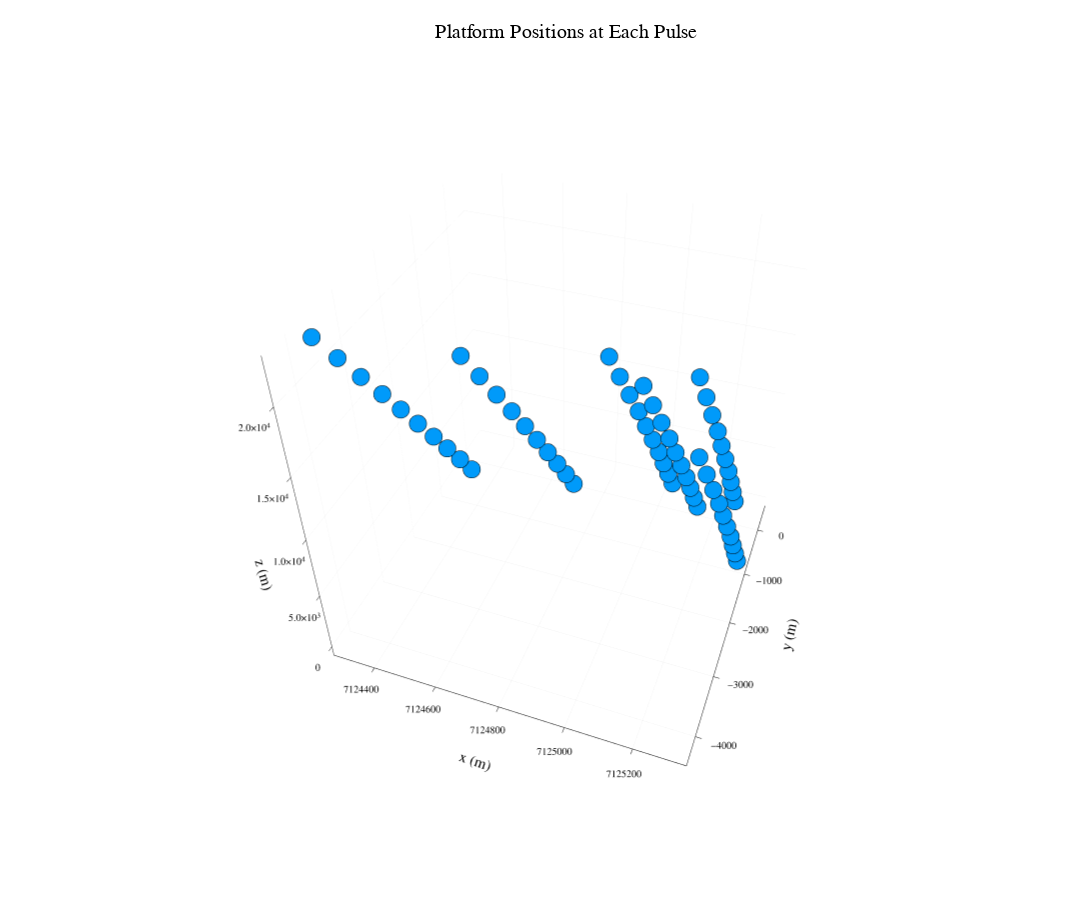
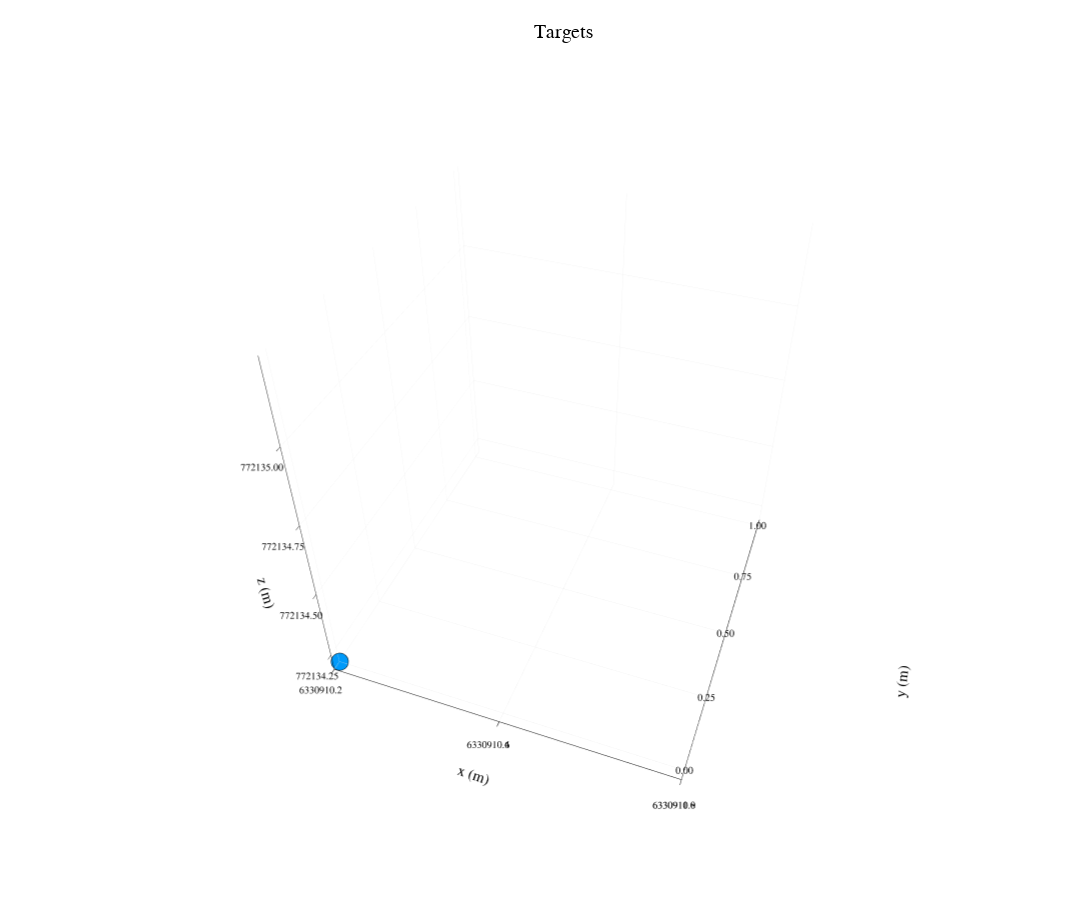
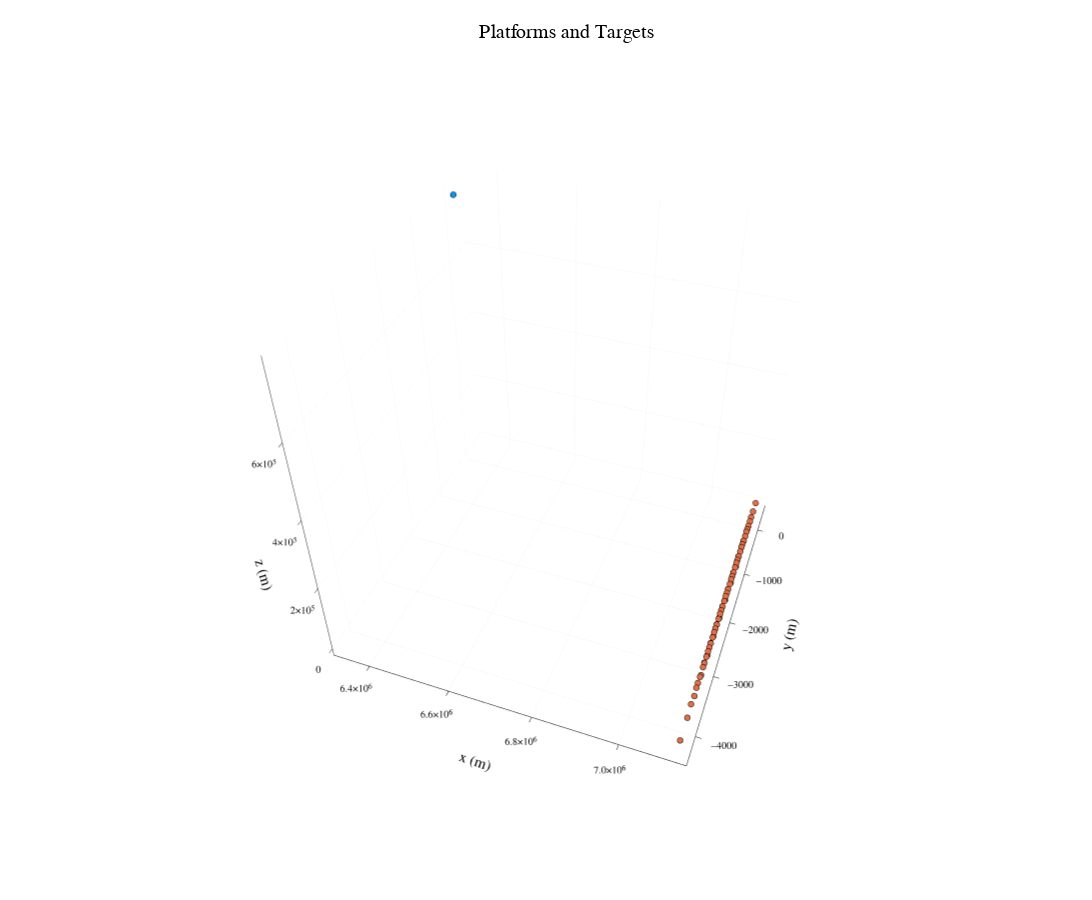

Here is the notebook cell these charts were saved with, in order:
### Markdown cell above
## PLOTS

### Code cell
if display_geometry || display_RSF_rawdata || display_tomograms!=0
    include("../modules/plotting.jl")
    if display_RSF_rawdata;Plotting.plot_RSF_rawdata(enable_fast_time,mode,ft,t_rx,MF,Srx,Np,Nst,rawdata);end
    if display_geometry;Plotting.plot_geometry(orbit_time,orbit_pos,p_xyz,t_xyz_grid,s_geo_grid,s_xyz_grid);end
    if display_tomograms!=0;Plotting.plot_tomogram(display_tomograms,image_3D,s_θ,s_ϕ,s_h,s_geo_grid,s_xyz_grid);end
end

### Figure 1 — Plotly figure (JSON) as saved in the notebook; plotly's stock layout.template omitted (floating-point values rounded to 4 significant figures)
{"data": [{"colorbar": {"title": ""}, "legendgroup": "y1", "marker": {"color": "rgba(0, 154, 250, 1.000)", "line": {"color": "rgba(0, 0, 0, 1.000)", "width": 1}, "size": 6, "symbol": "circle"}, "mode": "markers", "name": "y1", "scene": "scene", "showlegend": true, "type": "scatter3d", "x": [7125000.0, 7125000.0, 7125000.0, 7125000.0, 7124000.0, 7125000.0, 7125000.0, 7125000.0, 7125000.0, 7125000.0, 7124000.0, 7125000.0, 7125000.0, 7125000.0, 7125000.0, 7125000.0, 7124000.0, 7125000.0, 7125000.0, 7125000.0, 7125000.0, 7125000.0, 7124000.0, 7125000.0, 7125000.0, 7125000.0, 7125000.0, 7125000.0, 7124000.0, 7125000.0, 7125000.0, 7125000.0, 7125000.0, 7125000.0, 7124000.0, 7125000.0, 7125000.0, 7125000.0, 7125000.0, 7125000.0, 7124000.0, 7125000.0, 7125000.0, 7125000.0, 7125000.0, 7125000.0, 7124000.0, 7125000.0, 7125000.0, 7125000.0, 7125000.0, 7125000.0, 7124000.0, 7125000.0, 7125000.0, 7125000.0, 7125000.0, 7125000.0, 7124000.0, 7125000.0], "xaxis": "x", "y": [0, 450.6, 238.6, -186.2, -460.0, -1030.0, -364.2, 86.4, -125.6, -550.5, -824.2, -1394.0, -728.4, -277.8, -489.8, -914.7, -1188.0, -1758.0, -1093.0, -642.0, -854.0, -1279.0, -1553.0, -2122.0, -1457.0, -1006.0, -1218.0, -1643.0, -1917.0, -2486.0, -1821.0, -1370.0, -1582.0, -2007.0, -2281.0, -2851.0, -2185.0, -1735.0, -1947.0, -2372.0, -2645.0, -3215.0, -2549.0, -2099.0, -2311.0, -2736.0, -3010.0, -3579.0, -2914.0, -2463.0, -2675.0, -3100.0, -3374.0, -3943.0, -3278.0, -2827.0, -3039.0, -3464.0, -3738.0, -4307.0], "yaxis": "y", "z": [0, -219.3, 398.4, 108.5, 245.2, 406.4, 2466.0, 2247.0, 2865.0, 2575.0, 2712.0, 2873.0, 4933.0, 4714.0, 5331.0, 5042.0, 5179.0, 5339.0, 7399.0, 7180.0, 7798.0, 7508.0, 7645.0, 7805.0, 9866.0, 9647.0, 10260.0, 9975.0, 10110.0, 10270.0, 12330.0, 12110.0, 12730.0, 12440.0, 12580.0, 12740.0, 14800.0, 14580.0, 15200.0, 14910.0, 15050.0, 15200.0, 17260.0, 17050.0, 17660.0, 17370.0, 17510.0, 17670.0, 19730.0, 19510.0, 20130.0, 19840.0, 19980.0, 20140.0, 22200.0, 21980.0, 22600.0, 22310.0, 22450.0, 22600.0], "zaxis": "z", "zmax": null, "zmin": null}], "layout": {"annotations": [{"font": {"color": "rgba(0, 0, 0, 1.000)", "family": "sans-serif", "size": 20}, "rotation": 0, "showarrow": false, "text": "Platform Positions at Each Pulse", "x": 0.5187, "xanchor": "center", "xref": "paper", "y": 1, "yanchor": "top", "yref": "paper"}], "height": 900, "margin": {"b": 20, "l": 0, "r": 0, "t": 20}, "paper_bgcolor": "rgba(255, 255, 255, 1.000)", "plot_bgcolor": "rgba(255, 255, 255, 1.000)", "scene": {"camera": {"eye": {"x": 0.6812, "y": -1.872, "z": 1.671}}, "domain": {"x": [0.03979, 0.9975], "y": [0.0337, 0.974]}, "xaxis": {"gridcolor": "rgba(0, 0, 0, 0.100)", "gridwidth": 0.5, "linecolor": "rgba(0, 0, 0, 1.000)", "mirror": false, "range": [7124000.0, 7125000.0], "showgrid": true, "showline": true, "showticklabels": true, "tickangle": 0, "tickcolor": "rgb(0, 0, 0)", "tickfont": {"color": "rgba(0, 0, 0, 1.000)", "family": "sans-serif", "size": 11}, "tickmode": "array", "ticks": "inside", "ticktext": ["7124400", "7124600", "7124800", "7125000", "7125200"], "tickvals": [7124400, 7124600, 7124800, 7125000, 7125200], "title": "x (m)", "titlefont": {"color": "rgba(0, 0, 0, 1.000)", "family": "sans-serif", "size": 15}, "type": "-", "visible": true, "zeroline": false, "zerolinecolor": "rgba(0, 0, 0, 1.000)"}, "yaxis": {"gridcolor": "rgba(0, 0, 0, 0.100)", "gridwidth": 0.5, "linecolor": "rgba(0, 0, 0, 1.000)", "mirror": false, "range": [-4450.0, 593.4], "showgrid": true, "showline": true, "showticklabels": true, "tickangle": 0, "tickcolor": "rgb(0, 0, 0)", "tickfont": {"color": "rgba(0, 0, 0, 1.000)", "family": "sans-serif", "size": 11}, "tickmode": "array", "ticks": "inside", "ticktext": ["−4000", "−3000", "−2000", "−1000", "0"], "tickvals": [-4000, -3000, -2000, -1000, 0], "title": "y (m)", "titlefont": {"color": "rgba(0, 0, 0, 1.000)", "family": "sans-serif", "size": 15}, "type": "-", "visible": true, "zeroline": false, "zerolinecolor": "rgba(0, 0, 0, 1.000)"}, "zaxis": {"gridcolor": "rgba(0, 0, 0, 0.100)", "gridwidth": 0.5, "linecolor": "rgba(0, 0, 0, 1.000)", "mirror": false, "range": [-904.0, 23290.0], "showgrid": true, "showline": true, "showticklabels": true, "tickangle": 0, "tickcolor": "rgb(0, 0, 0)", "tickfont": {"color": "rgba(0, 0, 0, 1.000)", "family": "sans-serif", "size": 11}, "tickmode": "array", "ticks": "inside", "ticktext": ["0", "5.0×10<sup>3</sup>", "1.0×10<sup>4</sup>", "1.5×10<sup>4</sup>", "2.0×10<sup>4</sup>"], "tickvals": [0, 5000, 10000, 15000, 20000], "title": "z (m)", "titlefont": {"color": "rgba(0, 0, 0, 1.000)", "family": "sans-serif", "size": 15}, "type": "-", "visible": true, "zeroline": false, "zerolinecolor": "rgba(0, 0, 0, 1.000)"}}, "showlegend": false, "width": 1600}}

### Figure 2 — Plotly figure (JSON) as saved in the notebook; plotly's stock layout.template omitted (floating-point values rounded to 4 significant figures)
{"data": [{"colorbar": {"title": ""}, "legendgroup": "y1", "marker": {"color": "rgba(0, 154, 250, 1.000)", "line": {"color": "rgba(0, 0, 0, 1.000)", "width": 1}, "size": 6, "symbol": "circle"}, "mode": "markers", "name": "y1", "scene": "scene", "showlegend": true, "type": "scatter3d", "x": [6331000.0], "xaxis": "x", "y": [0], "yaxis": "y", "z": [772100.0], "zaxis": "z", "zmax": null, "zmin": null}], "layout": {"annotations": [{"font": {"color": "rgba(0, 0, 0, 1.000)", "family": "sans-serif", "size": 20}, "rotation": 0, "showarrow": false, "text": "Targets", "x": 0.5159, "xanchor": "center", "xref": "paper", "y": 1, "yanchor": "top", "yref": "paper"}], "height": 900, "margin": {"b": 20, "l": 0, "r": 0, "t": 20}, "paper_bgcolor": "rgba(255, 255, 255, 1.000)", "plot_bgcolor": "rgba(255, 255, 255, 1.000)", "scene": {"camera": {"eye": {"x": 0.6812, "y": -1.872, "z": 1.671}}, "domain": {"x": [0.03423, 0.9975], "y": [0.0337, 0.974]}, "xaxis": {"gridcolor": "rgba(0, 0, 0, 0.100)", "gridwidth": 0.5, "linecolor": "rgba(0, 0, 0, 1.000)", "mirror": false, "range": [6331000.0, 6331000.0], "showgrid": true, "showline": true, "showticklabels": true, "tickangle": 0, "tickcolor": "rgb(0, 0, 0)", "tickfont": {"color": "rgba(0, 0, 0, 1.000)", "family": "sans-serif", "size": 11}, "tickmode": "array", "ticks": "inside", "ticktext": ["6330910.2", "6330910.4", "6330910.6", "6330910.8", "6330911.0"], "tickvals": [6331000.0, 6331000.0, 6331000.0, 6331000.0, 6330911], "title": "x (m)", "titlefont": {"color": "rgba(0, 0, 0, 1.000)", "family": "sans-serif", "size": 15}, "type": "-", "visible": true, "zeroline": false, "zerolinecolor": "rgba(0, 0, 0, 1.000)"}, "yaxis": {"gridcolor": "rgba(0, 0, 0, 0.100)", "gridwidth": 0.5, "linecolor": "rgba(0, 0, 0, 1.000)", "mirror": false, "range": [-0.03, 1.03], "showgrid": true, "showline": true, "showticklabels": true, "tickangle": 0, "tickcolor": "rgb(0, 0, 0)", "tickfont": {"color": "rgba(0, 0, 0, 1.000)", "family": "sans-serif", "size": 11}, "tickmode": "array", "ticks": "inside", "ticktext": ["0.00", "0.25", "0.50", "0.75", "1.00"], "tickvals": [0, 0.25, 0.5, 0.75, 1], "title": "y (m)", "titlefont": {"color": "rgba(0, 0, 0, 1.000)", "family": "sans-serif", "size": 15}, "type": "-", "visible": true, "zeroline": false, "zerolinecolor": "rgba(0, 0, 0, 1.000)"}, "zaxis": {"gridcolor": "rgba(0, 0, 0, 0.100)", "gridwidth": 0.5, "linecolor": "rgba(0, 0, 0, 1.000)", "mirror": false, "range": [772100.0, 772100.0], "showgrid": true, "showline": true, "showticklabels": true, "tickangle": 0, "tickcolor": "rgb(0, 0, 0)", "tickfont": {"color": "rgba(0, 0, 0, 1.000)", "family": "sans-serif", "size": 11}, "tickmode": "array", "ticks": "inside", "ticktext": ["772134.25", "772134.50", "772134.75", "772135.00"], "tickvals": [772100.0, 772100.0, 772100.0, 772135], "title": "z (m)", "titlefont": {"color": "rgba(0, 0, 0, 1.000)", "family": "sans-serif", "size": 15}, "type": "-", "visible": true, "zeroline": false, "zerolinecolor": "rgba(0, 0, 0, 1.000)"}}, "showlegend": false, "width": 1600}}

### Figure 3 — Plotly figure (JSON) as saved in the notebook; plotly's stock layout.template omitted (floating-point values rounded to 4 significant figures)
{"data": [{"colorbar": {"title": ""}, "legendgroup": "y1", "marker": {"color": "rgba(0, 154, 250, 1.000)", "line": {"color": "rgba(0, 0, 0, 1.000)", "width": 1}, "size": 2, "symbol": "circle"}, "mode": "markers", "name": "y1", "scene": "scene", "showlegend": true, "type": "scatter3d", "x": [6331000.0], "xaxis": "x", "y": [0], "yaxis": "y", "z": [772100.0], "zaxis": "z", "zmax": null, "zmin": null}, {"colorbar": {"title": ""}, "legendgroup": "y2", "marker": {"color": "rgba(227, 111, 71, 1.000)", "line": {"color": "rgba(0, 0, 0, 1.000)", "width": 1}, "size": 2, "symbol": "circle"}, "mode": "markers", "name": "y2", "scene": "scene", "showlegend": true, "type": "scatter3d", "x": [7125000.0, 7125000.0, 7125000.0, 7125000.0, 7124000.0, 7125000.0, 7125000.0, 7125000.0, 7125000.0, 7125000.0, 7124000.0, 7125000.0, 7125000.0, 7125000.0, 7125000.0, 7125000.0, 7124000.0, 7125000.0, 7125000.0, 7125000.0, 7125000.0, 7125000.0, 7124000.0, 7125000.0, 7125000.0, 7125000.0, 7125000.0, 7125000.0, 7124000.0, 7125000.0, 7125000.0, 7125000.0, 7125000.0, 7125000.0, 7124000.0, 7125000.0, 7125000.0, 7125000.0, 7125000.0, 7125000.0, 7124000.0, 7125000.0, 7125000.0, 7125000.0, 7125000.0, 7125000.0, 7124000.0, 7125000.0, 7125000.0, 7125000.0, 7125000.0, 7125000.0, 7124000.0, 7125000.0, 7125000.0, 7125000.0, 7125000.0, 7125000.0, 7124000.0, 7125000.0], "xaxis": "x", "y": [0, 450.6, 238.6, -186.2, -460.0, -1030.0, -364.2, 86.4, -125.6, -550.5, -824.2, -1394.0, -728.4, -277.8, -489.8, -914.7, -1188.0, -1758.0, -1093.0, -642.0, -854.0, -1279.0, -1553.0, -2122.0, -1457.0, -1006.0, -1218.0, -1643.0, -1917.0, -2486.0, -1821.0, -1370.0, -1582.0, -2007.0, -2281.0, -2851.0, -2185.0, -1735.0, -1947.0, -2372.0, -2645.0, -3215.0, -2549.0, -2099.0, -2311.0, -2736.0, -3010.0, -3579.0, -2914.0, -2463.0, -2675.0, -3100.0, -3374.0, -3943.0, -3278.0, -2827.0, -3039.0, -3464.0, -3738.0, -4307.0], "yaxis": "y", "z": [0, -219.3, 398.4, 108.5, 245.2, 406.4, 2466.0, 2247.0, 2865.0, 2575.0, 2712.0, 2873.0, 4933.0, 4714.0, 5331.0, 5042.0, 5179.0, 5339.0, 7399.0, 7180.0, 7798.0, 7508.0, 7645.0, 7805.0, 9866.0, 9647.0, 10260.0, 9975.0, 10110.0, 10270.0, 12330.0, 12110.0, 12730.0, 12440.0, 12580.0, 12740.0, 14800.0, 14580.0, 15200.0, 14910.0, 15050.0, 15200.0, 17260.0, 17050.0, 17660.0, 17370.0, 17510.0, 17670.0, 19730.0, 19510.0, 20130.0, 19840.0, 19980.0, 20140.0, 22200.0, 21980.0, 22600.0, 22310.0, 22450.0, 22600.0], "zaxis": "z", "zmax": null, "zmin": null}], "layout": {"annotations": [{"font": {"color": "rgba(0, 0, 0, 1.000)", "family": "sans-serif", "size": 20}, "rotation": 0, "showarrow": false, "text": "Platforms and Targets", "x": 0.5187, "xanchor": "center", "xref": "paper", "y": 1, "yanchor": "top", "yref": "paper"}], "height": 900, "margin": {"b": 20, "l": 0, "r": 0, "t": 20}, "paper_bgcolor": "rgba(255, 255, 255, 1.000)", "plot_bgcolor": "rgba(255, 255, 255, 1.000)", "scene": {"camera": {"eye": {"x": 0.6812, "y": -1.872, "z": 1.671}}, "domain": {"x": [0.03979, 0.9975], "y": [0.0337, 0.974]}, "xaxis": {"gridcolor": "rgba(0, 0, 0, 0.100)", "gridwidth": 0.5, "linecolor": "rgba(0, 0, 0, 1.000)", "mirror": false, "range": [6307000.0, 7149000.0], "showgrid": true, "showline": true, "showticklabels": true, "tickangle": 0, "tickcolor": "rgb(0, 0, 0)", "tickfont": {"color": "rgba(0, 0, 0, 1.000)", "family": "sans-serif", "size": 11}, "tickmode": "array", "ticks": "inside", "ticktext": ["6.4×10<sup>6</sup>", "6.6×10<sup>6</sup>", "6.8×10<sup>6</sup>", "7.0×10<sup>6</sup>"], "tickvals": [6400000, 6600000, 6800000, 7000000], "title": "x (m)", "titlefont": {"color": "rgba(0, 0, 0, 1.000)", "family": "sans-serif", "size": 15}, "type": "-", "visible": true, "zeroline": false, "zerolinecolor": "rgba(0, 0, 0, 1.000)"}, "yaxis": {"gridcolor": "rgba(0, 0, 0, 0.100)", "gridwidth": 0.5, "linecolor": "rgba(0, 0, 0, 1.000)", "mirror": false, "range": [-4450.0, 593.4], "showgrid": true, "showline": true, "showticklabels": true, "tickangle": 0, "tickcolor": "rgb(0, 0, 0)", "tickfont": {"color": "rgba(0, 0, 0, 1.000)", "family": "sans-serif", "size": 11}, "tickmode": "array", "ticks": "inside", "ticktext": ["−4000", "−3000", "−2000", "−1000", "0"], "tickvals": [-4000, -3000, -2000, -1000, 0], "title": "y (m)", "titlefont": {"color": "rgba(0, 0, 0, 1.000)", "family": "sans-serif", "size": 15}, "type": "-", "visible": true, "zeroline": false, "zerolinecolor": "rgba(0, 0, 0, 1.000)"}, "zaxis": {"gridcolor": "rgba(0, 0, 0, 0.100)", "gridwidth": 0.5, "linecolor": "rgba(0, 0, 0, 1.000)", "mirror": false, "range": [-23390.0, 795300.0], "showgrid": true, "showline": true, "showticklabels": true, "tickangle": 0, "tickcolor": "rgb(0, 0, 0)", "tickfont": {"color": "rgba(0, 0, 0, 1.000)", "family": "sans-serif", "size": 11}, "tickmode": "array", "ticks": "inside", "ticktext": ["0", "2×10<sup>5</sup>", "4×10<sup>5</sup>", "6×10<sup>5</sup>"], "tickvals": [0, 200000, 400000, 600000], "title": "z (m)", "titlefont": {"color": "rgba(0, 0, 0, 1.000)", "family": "sans-serif", "size": 15}, "type": "-", "visible": true, "zeroline": false, "zerolinecolor": "rgba(0, 0, 0, 1.000)"}}, "showlegend": false, "width": 1600}}
